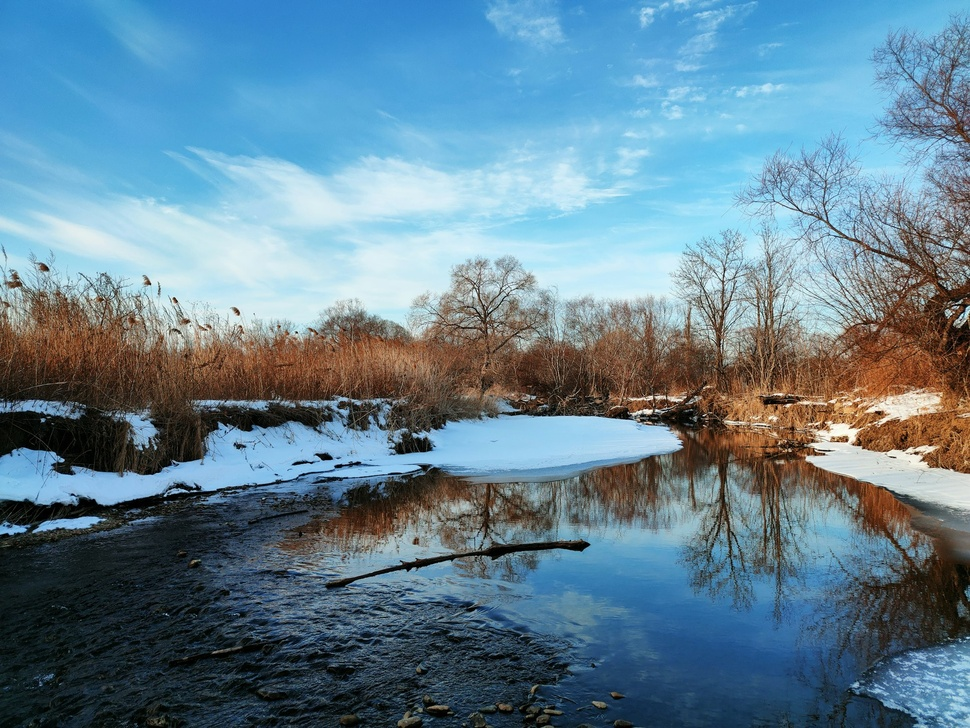
#> input picture 8thSemester/DIP/DIP ASSIGNMENT/Assignment2/input.jpg, 970 x 728 px, shrunk from 1974 x 1481 before the run
$ python a3.py
#> lines starting #> are read from the running program, lines starting #| are printed output that depends on the picture
import cv2
import numpy as np
import matplotlib.pyplot as plt
img = cv2.imread('input.jpg', cv2.IMREAD_GRAYSCALE)
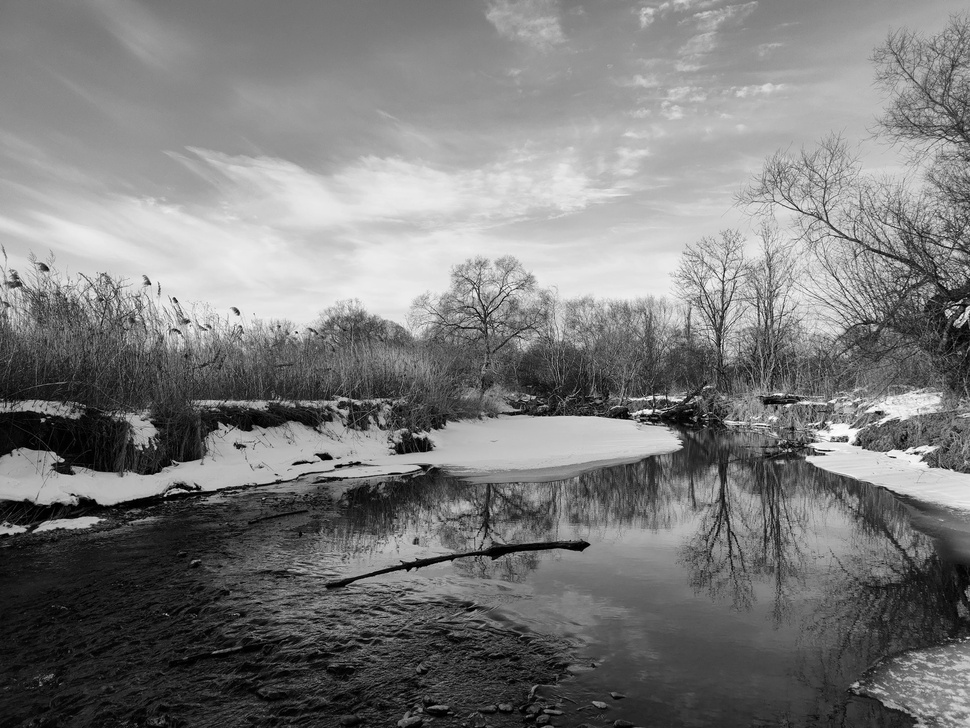
#> img: shape (728, 970); min 0, max 255, mean 122.7
fig, axs = plt.subplots(2, 4, figsize=(12, 6))
for i in range(8):
    bit_plane = ((img >> i) & 1) * 255
    axs[i//4, i%4].imshow(bit_plane, cmap='gray')
    axs[i//4, i%4].set_title(f'Bit Plane {i}')
    axs[i//4, i%4].axis('off')
#> this loop made 8 passes
#> pass 1, `bit_plane = ((img >> i) & 1) * 255`:
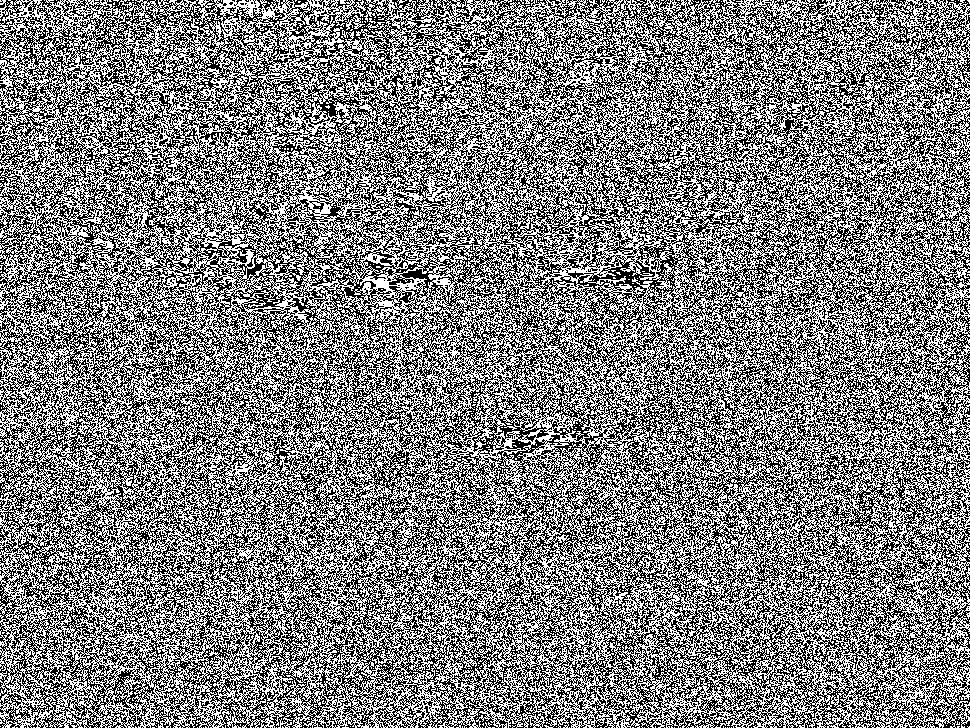
#> bit_plane: shape (728, 970); 49.9% white in thin lines or dots
#> pass 2, `bit_plane = ((img >> i) & 1) * 255`:
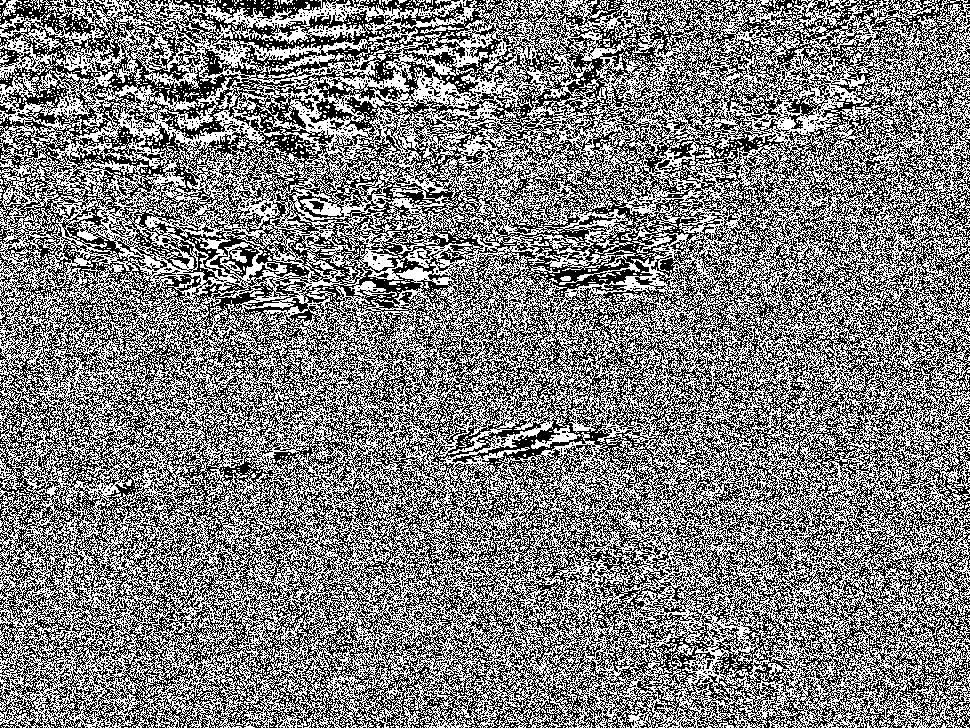
#> bit_plane: shape (728, 970); 49.8% white in thin lines or dots
#> pass 3, `bit_plane = ((img >> i) & 1) * 255`:
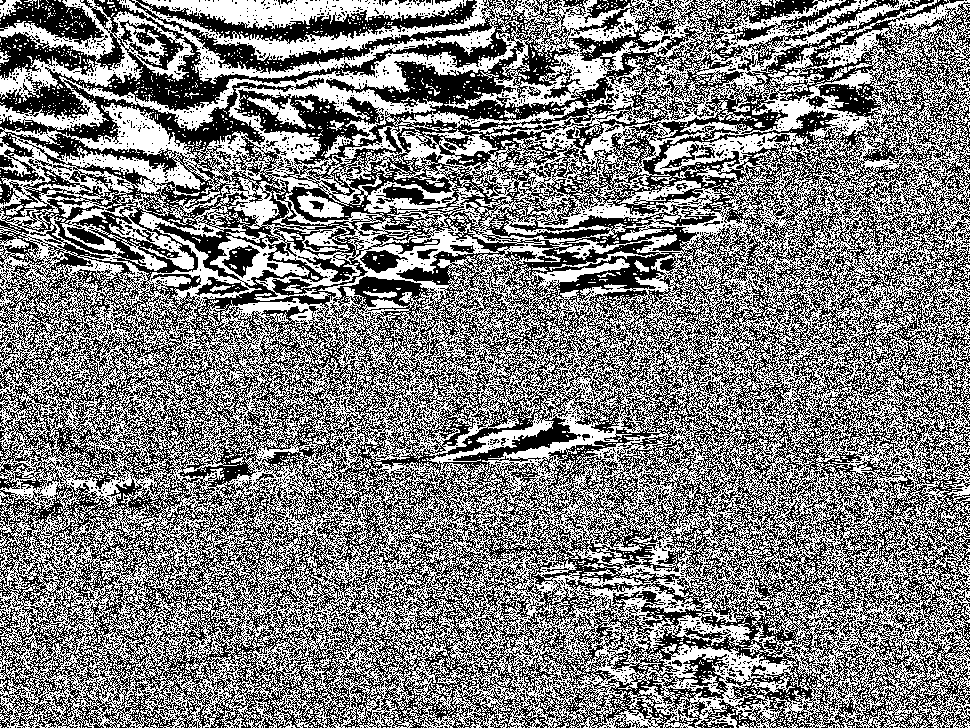
#> bit_plane: shape (728, 970); 49.9% white in thin lines or dots
plt.show()
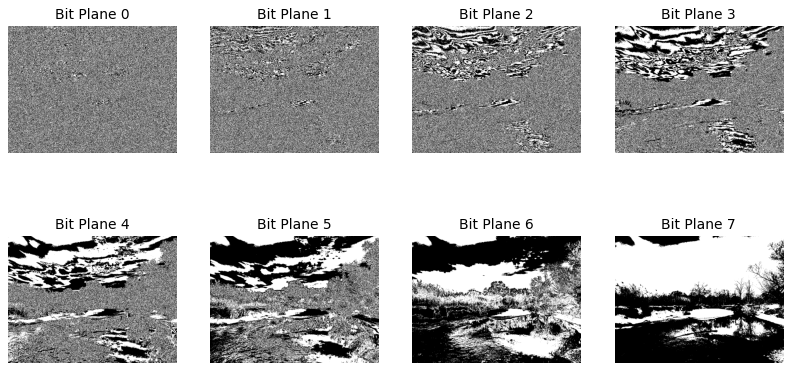
#> figure drawn by matplotlib, 8 panels
